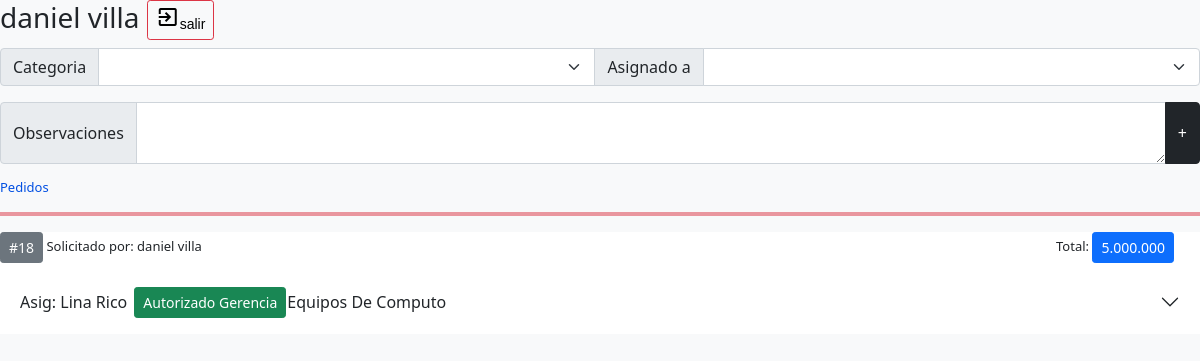
Screenshot of /compras/ (signed in) with the database file from the repository.
### compras/models.py (models this page shows, shortened)
class CompraCabecera(models.Model):
    asignado_a = models.ForeignKey(User, on_delete=models.PROTECT, related_name='asignado_a')
    fecha_registro = models.DateField(null=True, blank=True, default=get_today)
    fecha_aprobado = models.DateField(null=True, blank=True,)
    fecha_autorizado = models.DateField(null=True, blank=True,)
    fecha_entrega = models.DateField(null=True, blank=True,)
    fecha_cerrado = models.DateField(null=True, blank=True,)
    categoria_id = models.ForeignKey(Categoria, on_delete=models.PROTECT, related_name='categoria_id')
    usuario_registro = models.ForeignKey(User, on_delete=models.PROTECT, related_name='usuario_registro')
    usuario_aprobado = models.ForeignKey(User, null=True, blank=True, on_delete=models.PROTECT, related_name='usuario_aprobado')
    usuario_autorizado = models.ForeignKey(User, null=True, blank=True, on_delete=models.PROTECT, related_name='usuario_autorizado')
    usuario_entrega = models.ForeignKey(User, null=True, blank=True, on_delete=models.PROTECT, related_name='usuario_entrega')
    usuario_rechaza = models.ForeignKey(User, null=True, blank=True, on_delete=models.PROTECT, related_name='usuario_rechaza')
    observaciones = models.CharField(max_length=250, null=True, blank=True)
    estado = models.CharField(max_length=1, choices=ESTADOS_COMPRA, default='0')
    total = models.IntegerField(default=0)
    valor_entregado = models.IntegerField(default=0)
    class Meta:
        permissions = [('puede_aprobar_compra', 'puede_aprobar_compra'),
                       ('puede_entregar_compra', 'puede_entregar_compra'),
                       ('puede_cerrar_compra', 'puede_cerrar_compra'),
                       ('puede_ver_todas_las_compras', 'puede_ver_todas_las_compras'),
                       ('puede_ser_aprobador', 'puede_ser_aprobador'),
                       ('puede_ser_entregador', 'puede_ser_entregador'),]

class Categoria(models.Model):
    codigo = models.CharField(max_length=10)
    nombre = models.CharField(max_length=250)

### compras/views.py (the view)
# urls.py: path('compras/',compras,name="compras"),
@login_required
def compras(request):
    categorias = Categoria.objects.all()
    aprobadores = User.objects.filter(Q(user_permissions__codename='puede_entregar_compra'))
    pedidos = __buscadores(request)
    if request.method == 'POST':
        if request.POST.get('bcabecera'):
            cabecera = crearCabecera(request)
            if cabecera != None:
                return redirect('comprasDetalle', id=cabecera.id)
    return render(request, 'compras.html', {'categorias': categorias, 'aprobadores': aprobadores, 'pedidos': pedidos})

### compras/views.py (called while the page is built)
def __buscar_encargado(request):
    usuarios = UsuarioEncargado.objects.filter(encargado=request.user).values('usuario')
    print(f'usuarios: {usuarios} - {request.user}')
    if len(usuarios) > 0:
        print('entro aqui a encargados')
        return CompraCabecera.objects.filter(Q(usuario_registro__in = usuarios) | Q(usuario_registro = request.user)).order_by('estado','-id')
    return CompraCabecera.objects.filter(usuario_registro=request.user)

def __buscadores(request):
    categorias_usuarios = CategoriaUsuario.objects.filter(usuario = request.user).values('categoria')
    print(f'categorias_usuarios: {categorias_usuarios} - {request.user}')
    if len(categorias_usuarios) > 0:
        print('entro aqui a autorizaciones')
        return CompraCabecera.objects.filter(Q(categoria_id__in=categorias_usuarios, estado='2')| Q(usuario_registro=request.user)).order_by('-id')
    elif len(User.objects.filter(user_permissions__codename='puede_entregar_compra', id = request.user.id ))>0:
        print('entro aqui a entregas')
        return CompraCabecera.objects.filter(Q(usuario_entrega=request.user, estado='3')| Q(usuario_registro=request.user)).order_by('-id')
    else:
        return __buscar_encargado(request)

### compras/templates/compras.html (shortened to what this page needs)
{% load static %}
{% load humanize %}
<!DOCTYPE html>
<html lang="es">
<head>
    <link href="https://cdn.jsdelivr.net/npm/bootstrap@5.1.3/dist/css/bootstrap.min.css" rel="stylesheet">
    <link href='https://unpkg.com/boxicons@2.1.2/css/boxicons.min.css' rel='stylesheet'>
    <link href='https://cdnjs.cloudflare.com/ajax/libs/jstree/3.3.12/themes/default/style.min.css' rel='stylesheet' type='text/css'>
    <link rel="stylesheet" href="https://cdnjs.cloudflare.com/ajax/libs/jstree/3.2.1/themes/default/style.min.css" />
    <link rel="stylesheet" href="https://cdn.jsdelivr.net/npm/sweetalert2@11.1.6/dist/sweetalert2.min.css">
    <link rel="stylesheet" href="{% static  'css/estilosCabecera.css' %}?1">
</head>
<body class="bg-light text-dark">
    <div class="row">
        <div class="col-xxl-12 col-xl-12 col-lg-12 col-md-12 col-sm-12 col-xs-12 col-12" >
            <h3 >{{request.user.first_name}} {{request.user.last_name}}
                <a style="color: black; font-family: Arial, Helvetica, sans-serif;" class=" btn btn-outline-danger btn-sm" href="{% url 'logout' %}">
                     <span class="material-symbols-outlined"> exit_to_app</span>salir
                </a>
            </h3>
            <form method="POST">
                <div class="input-group mb-3">
                    <label class="input-group-text" for="icategoria">Categoria</label>
                    <select class="form-select" id="icategoria" name="icategoria" required>
                        <option place-holder="elija una opcion" selected></option>
                        {%for categoria in categorias %}
                        <option value="{{categoria.id}}">{{categoria.nombre}}</option>
                        {% endfor%}
                    </select>
                    <label class="input-group-text" for="iaprobadores">Asignado a</label>
                    <select class="form-select" id="iaprobador" name="iaprobador" required>
                        <option selected></option>
                        {%for aprobador in aprobadores %}
                        <option value="{{aprobador.id}}">{{aprobador.first_name}} {{aprobador.last_name}}</option>
                        {% endfor%}
                    </select>
                </div>
                <div class="input-group mb-3">
                    <span class="input-group-text" id="inputGroup-sizing-default">Observaciones</span>
                    <textarea type="text" class="form-control" name="iobservaciones" id="iobservaciones" required></textarea>
                    <button class="btn btn-dark" type="submit" name="bcabecera" id="bcabecera" value="bcabecera">+</button>
                </div>
            </form>
        </div>
        <div class="col-xxl-12 col-xl-12 col-lg-12 col-md-12 col-sm-12 col-xs-12 col-12" >
            <h6 style="color:rgb(0, 79, 226)">Pedidos</h6>
            <hr class="border border-danger border-2 opacity-50">
            <div class="accordion accordion-flush accordion-striped" id="pedidosAccordion">
                {% for p in pedidos %}
                <div class="accordion-item">
                    <h8 class="accordion-header">
                        <h6 >
                            <span class="btn btn-secondary btn-sm">#{{p.id}}</span>
                            <span>Solicitado por: {{p.usuario_registro.first_name}} {{p.usuario_registro.last_name}}</span>
                            <span style="position: absolute; right: 2em;">Total: <button class="btn btn-primary btn-sm ">{{p.total | intcomma}}</button></span>
                        </h6>
                        <button class="accordion-button collapsed" type="button" data-bs-toggle="collapse" data-bs-target="#flush-collapse{{p.id}}" aria-expanded="false" aria-controls="flush-collapse{{p.id}}">
                            <span>Asig: {{p.asignado_a.first_name}} {{p.asignado_a.last_name}}</span>
                            <span style="position: relative; left: 0.5em;" class="btn btn-{% if p.estado == '9'%}danger {% else %}success{% endif %} btn-sm">{{p.get_estado_display}}</span>
                            <span style="position: relative; left: 0.5em;">    {{p.categoria_id.nombre}} </span>
                        </button>
                    </h8>
                </div>
                {% endfor %}
            </div>
        </div>
    </div>
</body>
</html>

### static/css/estilosCabecera.css (style rules this page uses)
body { font-size: 13px; }
h6 { font-size: 13px; }

### rows the page displays
CompraCabecera: id "18", usuario_registro.first_name "daniel", usuario_registro.last_name "villa", total "5.000.000", asignado_a.first_name "Lina", asignado_a.last_name "Rico", estado "Autorizado Gerencia", categoria_id.nombre "Equipos De Computo"
